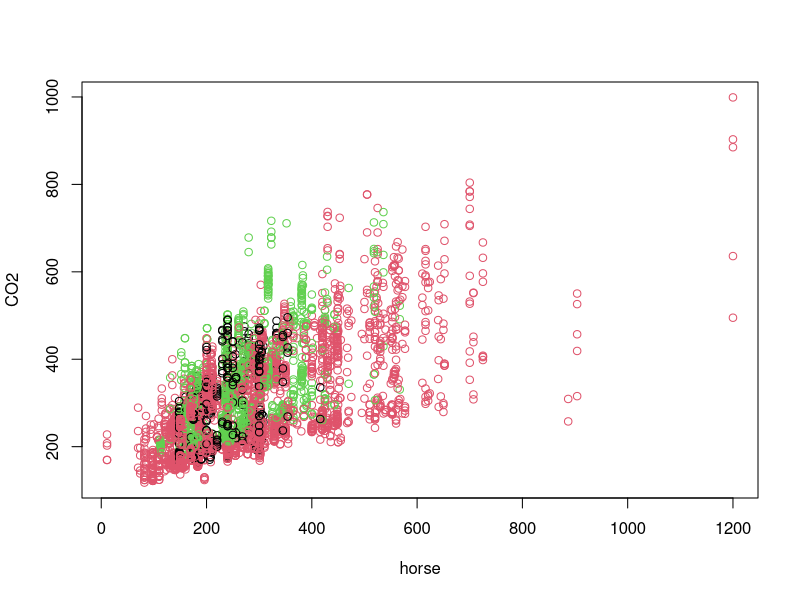
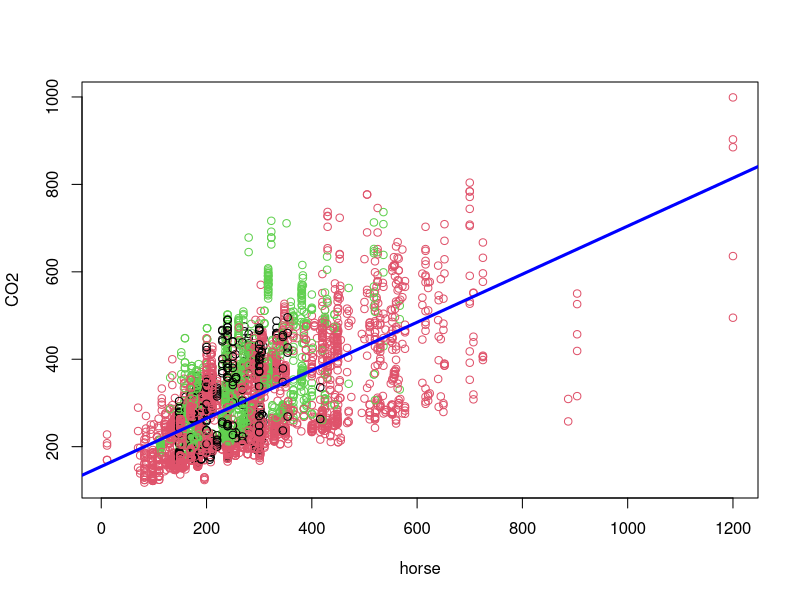
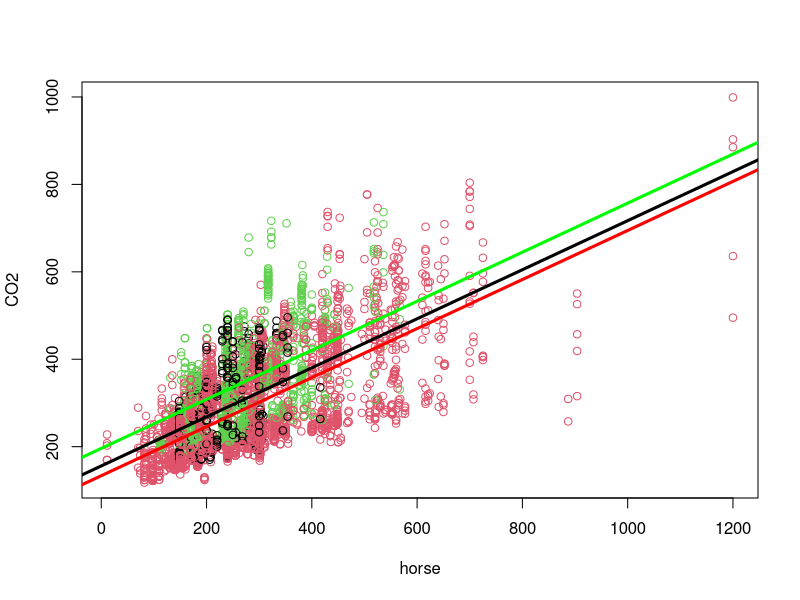
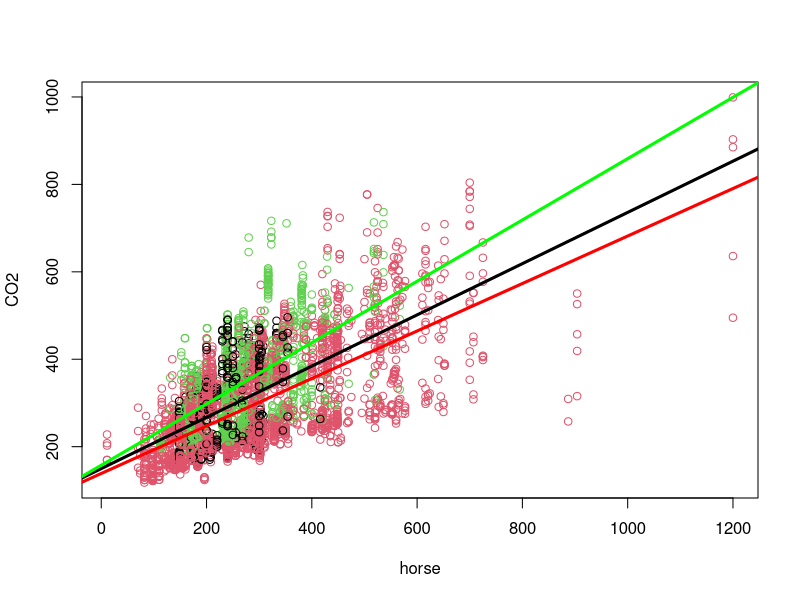

These charts were generated, in order, by the following R code:
## ---- chunk 1
epa2015 = read.csv("epa2015.csv")
is.factor(epa2015$type)
epa2015$type = as.factor(epa2015$type)
str(epa2015)
## ---- chunk 2
plot(CO2 ~ horse, data = epa2015, col = type)
table(epa2015$type)
## ---- chunk 3
co2_slr = lm(CO2 ~ horse, data = epa2015)
plot(CO2 ~ horse, data = epa2015, col = type)
abline(co2_slr, lwd = 3, col = "blue")

slr_coef = summary(co2_slr)$coef[,1]

int_both    = slr_coef[1]
int_car     = slr_coef[1]
int_truck   = slr_coef[1]

slope_both  = slr_coef[2]
slope_car   = slr_coef[2]
slope_truck = slr_coef[2]

impreza_wagon = data.frame(horse = 148, type = "Both")
predict(co2_slr, impreza_wagon, interval = "prediction", level = 0.95)
## ---- chunk 4
co2_add = lm(CO2 ~ horse + type, data = epa2015)
plot(CO2 ~ horse, data = epa2015, col = type)

add_coef = summary(co2_add)$coef[,1]

int_both    = add_coef[1]
int_car     = add_coef[1] + add_coef[3]
int_truck   = add_coef[1] + add_coef[4]

slope_both  = add_coef[2]
slope_car   = add_coef[2]
slope_truck = add_coef[2]

abline(int_both, slope_both, lwd = 3, col = "black")
abline(int_car, slope_car, lwd = 3, col = "red")
abline(int_truck, slope_truck, lwd = 3, col = "green")

predict(co2_add, impreza_wagon, interval = "prediction", level = 0.95)
## ---- chunk 5
co2_int = lm(CO2 ~ horse * type, data = epa2015)
plot(CO2 ~ horse, data = epa2015, col = type)

int_coef = summary(co2_int)$coef[,1]

int_both    = int_coef[1]
int_car     = int_coef[1] + int_coef[3]
int_truck   = int_coef[1] + int_coef[4]

slope_both  = int_coef[2]
slope_car   = int_coef[2] + int_coef[5]
slope_truck = int_coef[2] + int_coef[6]

abline(int_both, slope_both, lwd = 3, col = "black")
abline(int_car, slope_car, lwd = 3, col = "red")
abline(int_truck, slope_truck, lwd = 3, col = "green")

predict(co2_int, impreza_wagon, interval = "prediction", level = 0.95)
## ---- chunk 6
anova(co2_slr, co2_add)
## ---- chunk 7
anova(co2_slr, co2_int)
## ---- chunk 8
hospital = read.csv("hospital.csv")
str(hospital)
is.factor(hospital$Care)
is.factor(hospital$Race)
levels(hospital$Care)
levels(hospital$Race)
## ---- chunk 9
hosp_add = lm(Days ~ Charges + Pressure + Care + Race, data = hospital)
coef(hosp_add)
## ---- chunk 10
hosp_add_care_int = lm(Days ~ (Charges + Pressure) * Care + Race, data = hospital)
anova(hosp_add, hosp_add_care_int)
## ---- chunk 11
hosp_add_care_race_int = lm(Days ~ (Charges + Pressure) * Care + (Charges + Pressure) * Race, data = hospital)
anova(hosp_add_care_int, hosp_add_care_race_int)
## ---- chunk 12
anova(hosp_add, hosp_add_care_race_int)
## ---- chunk 13
coef(hosp_add_care_race_int)
coef(hosp_add_care_race_int)[c(3, 7, 9)]
sum(coef(hosp_add_care_race_int)[c(3, 9)])
## ---- chunk 14
hosp_big_model = lm(Days ~ Charges * Pressure * Care * Race, data = hospital)
anova(hosp_add_care_race_int, hosp_big_model)
## ---- chunk 15
fish = read.csv("fish.csv")
fish_three_way = lm(Weight ~ Length1 * HeightPct * WidthPct, data = fish)
coef(fish_three_way)
## ---- chunk 16
fish_smaller = lm(Weight ~ Length1 + HeightPct * WidthPct, data = fish)
anova(fish_smaller, fish_three_way)
## ---- chunk 17
n = 16

ex4 = data.frame(
  groups = c(rep("A", n / 2), rep("B", n / 2)),
  values = rep(0, n))
str(ex4)
## ---- chunk 18
ex4$values = rnorm(n, mean = 10, sd = 3) # simualte data
summary(lm(values ~ groups, data = ex4))
t.test(values ~ groups, data = ex4, var.equal = TRUE)
## ---- chunk 19
num_sims = 100
lm_t = rep(0, num_sims)
lm_p = rep(0, num_sims)
tt_t = rep(0, num_sims)
tt_p = rep(0, num_sims)
## ---- chunk 20
set.seed(123456789)

for(i in 1:num_sims) {
  ex4$values = rnorm(n, mean = 10, sd = 3)
  
  lm_t[i] = summary(lm(values ~ groups, data = ex4))$coef[2, 3]
  lm_p[i] = summary(lm(values ~ groups, data = ex4))$coef[2, 4]
  
  tt_t[i] = t.test(values ~ groups, data = ex4, var.equal = TRUE)$stat
  tt_p[i] = t.test(values ~ groups, data = ex4, var.equal = TRUE)$p.val
}
## ---- chunk 21
mean(lm_t == tt_t)
## ---- chunk 22
mean(lm_p == tt_p)
## ---- chunk 23
all.equal(lm_p, tt_p)
## ---- chunk 24
all.equal(lm_t, -tt_t)
